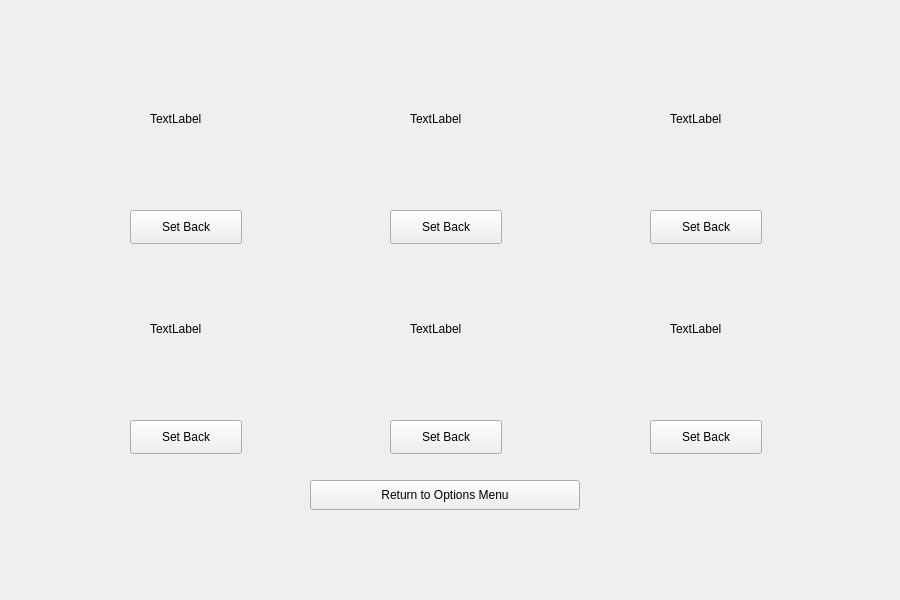
   <widget class="QWidget" name="cardBackMenu" native="true">
    <property name="geometry">
     <rect>
      <x>0</x>
      <y>0</y>
      <width>900</width>
      <height>600</height>
     </rect>
    </property>
    <widget class="QLabel" name="cardBackMenu_background">
     <property name="geometry">
      <rect>
       <x>0</x>
       <y>0</y>
       <width>900</width>
       <height>600</height>
      </rect>
     </property>
     <property name="text">
      <string/>
     </property>
     <property name="pixmap">
      <pixmap>Backgrounds/defaultBackground.jpg</pixmap>
     </property>
    </widget>
    <widget class="QPushButton" name="cardBackMenu_returnToOptionsMenuButton">
     <property name="geometry">
      <rect>
       <x>310</x>
       <y>480</y>
       <width>270</width>
       <height>30</height>
      </rect>
     </property>
     <property name="text">
      <string>Return to Options Menu</string>
     </property>
    </widget>
    <widget class="QLabel" name="cardBack_1">
     <property name="geometry">
      <rect>
       <x>150</x>
       <y>70</y>
       <width>73</width>
       <height>97</height>
      </rect>
     </property>
     <property name="text">
      <string>TextLabel</string>
     </property>
    </widget>
    <widget class="QLabel" name="cardBack_2">
     <property name="geometry">
      <rect>
       <x>410</x>
       <y>70</y>
       <width>73</width>
       <height>97</height>
      </rect>
     </property>
     <property name="text">
      <string>TextLabel</string>
     </property>
    </widget>
    <widget class="QLabel" name="cardBack_3">
     <property name="geometry">
      <rect>
       <x>670</x>
       <y>70</y>
       <width>73</width>
       <height>97</height>
      </rect>
     </property>
     <property name="text">
      <string>TextLabel</string>
     </property>
    </widget>
    <widget class="QLabel" name="cardBack_4">
     <property name="geometry">
      <rect>
       <x>150</x>
       <y>280</y>
       <width>73</width>
       <height>97</height>
      </rect>
     </property>
     <property name="text">
      <string>TextLabel</string>
     </property>
    </widget>
    <widget class="QLabel" name="cardBack_5">
     <property name="geometry">
      <rect>
       <x>410</x>
       <y>280</y>
       <width>73</width>
       <height>97</height>
      </rect>
     </property>
     <property name="text">
      <string>TextLabel</string>
     </property>
    </widget>
    <widget class="QLabel" name="cardBack_6">
     <property name="geometry">
      <rect>
       <x>670</x>
       <y>280</y>
       <width>73</width>
       <height>97</height>
      </rect>
     </property>
     <property name="text">
      <string>TextLabel</string>
     </property>
    </widget>
    <widget class="QPushButton" name="setBackFour">
     <property name="geometry">
      <rect>
       <x>130</x>
       <y>420</y>
       <width>112</width>
       <height>34</height>
      </rect>
     </property>
     <property name="text">
      <string>Set Back</string>
     </property>
    </widget>
    <widget class="QPushButton" name="setBackFive">
     <property name="geometry">
      <rect>
       <x>390</x>
       <y>420</y>
       <width>112</width>
       <height>34</height>
      </rect>
     </property>
     <property name="text">
      <string>Set Back</string>
     </property>
    </widget>
    <widget class="QPushButton" name="setBackSix">
     <property name="geometry">
      <rect>
       <x>650</x>
       <y>420</y>
       <width>112</width>
       <height>34</height>
      </rect>
     </property>
     <property name="text">
      <string>Set Back</string>
     </property>
    </widget>
    <widget class="QPushButton" name="setBackOne">
     <property name="geometry">
      <rect>
       <x>130</x>
       <y>210</y>
       <width>112</width>
       <height>34</height>
      </rect>
     </property>
     <property name="text">
      <string>Set Back</string>
     </property>
    </widget>
    <widget class="QPushButton" name="setBackThree">
     <property name="geometry">
      <rect>
       <x>650</x>
       <y>210</y>
       <width>112</width>
       <height>34</height>
      </rect>
     </property>
     <property name="text">
      <string>Set Back</string>
     </property>
    </widget>
    <widget class="QPushButton" name="setBackTwo">
     <property name="geometry">
      <rect>
       <x>390</x>
       <y>210</y>
       <width>112</width>
       <height>34</height>
      </rect>
     </property>
     <property name="text">
      <string>Set Back</string>
     </property>
    </widget>
   </widget>
